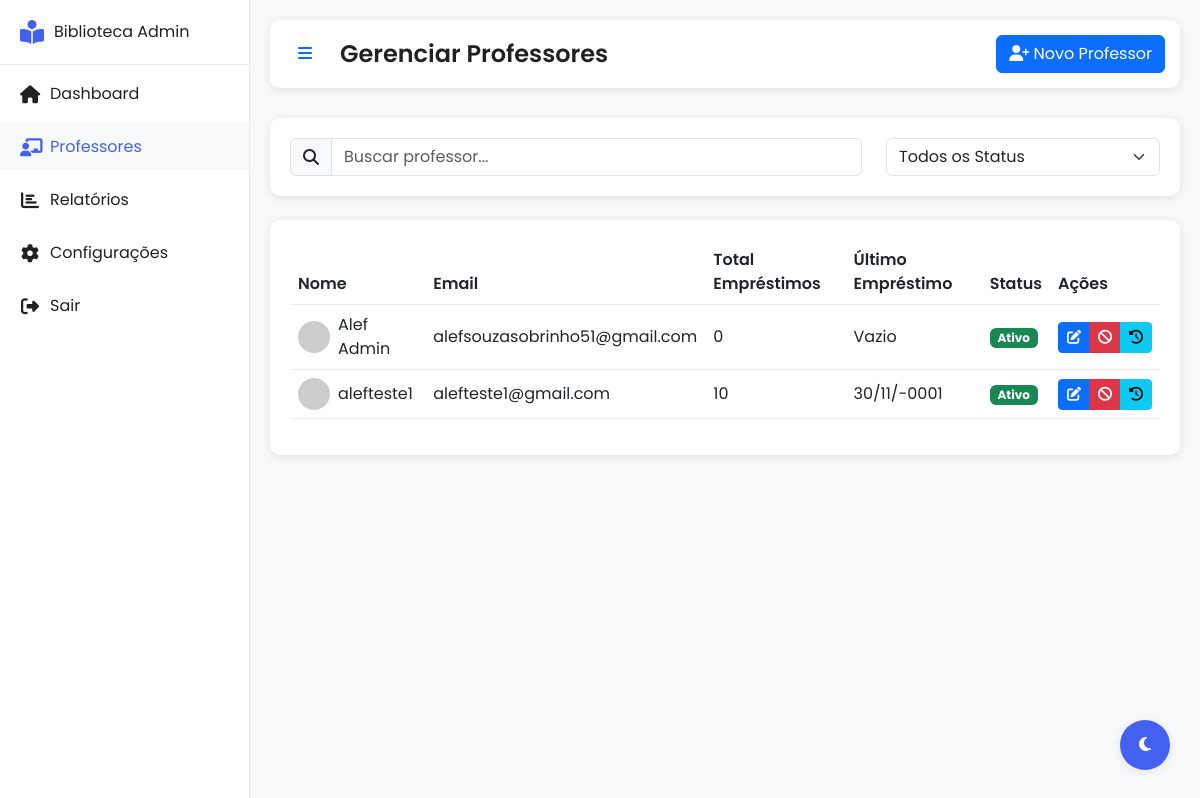
The page /frontend/admin/professores.php (signed in) on the database as committed earlier.
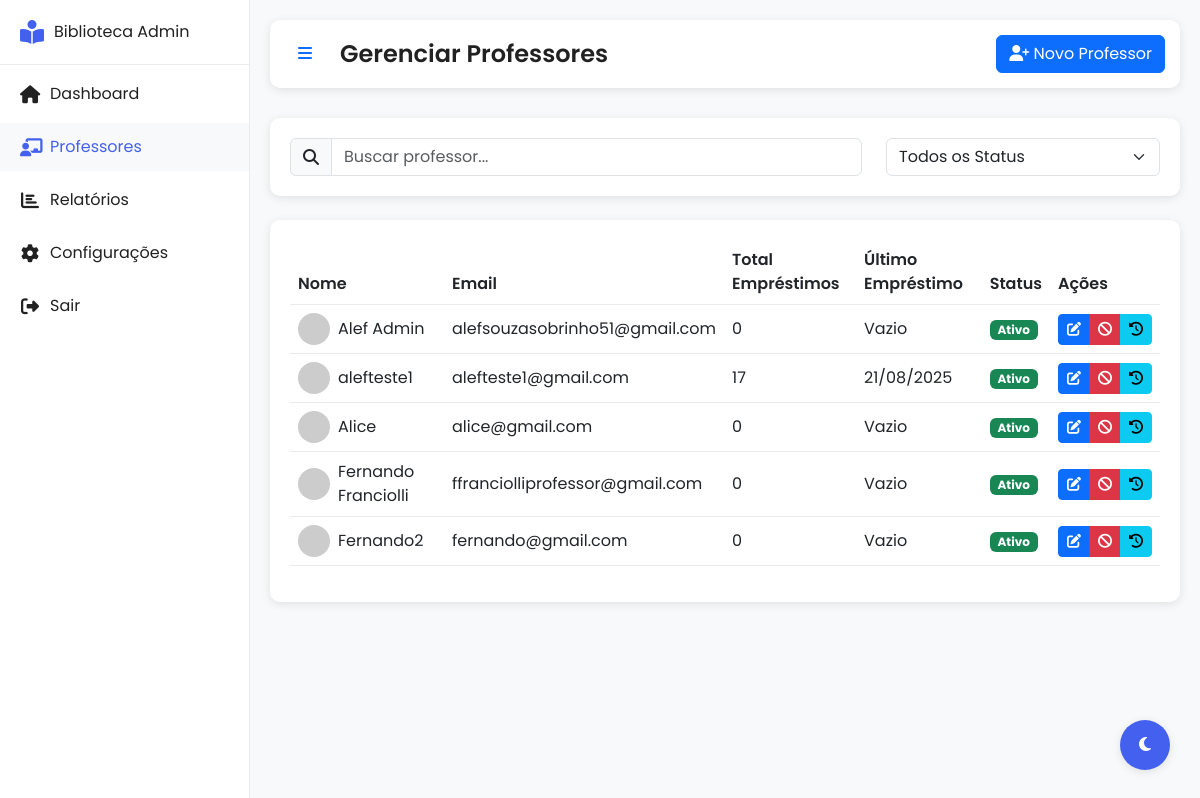
The same page on the database as committed later.
### tables this page shows
CREATE TABLE `professores` (
  `id` int(11) NOT NULL,
  `nome` varchar(100) NOT NULL,
  `email` varchar(100) NOT NULL,
  `cpf` varchar(14) NOT NULL,
  `senha` varchar(255) NOT NULL,
  `data_cadastro` datetime DEFAULT current_timestamp(),
  `ultimo_login` datetime DEFAULT NULL,
  `ativo` tinyint(1) DEFAULT 1,
  `admin` tinyint(1) DEFAULT 0
);

### frontend/admin/professores.php (the view, shortened to what this page needs)
<?php
require_once '../../includes/conn.php';
$stmt = $conn->prepare("
    SELECT
        p.*,
        COUNT(e.id) as total_emprestimos,
        MAX(e.data_emprestimo) as ultimo_emprestimo
    FROM professores p
    LEFT JOIN emprestimos e ON p.id = e.professor_id
    GROUP BY p.id
    ORDER BY p.nome ASC
");
$stmt->execute();
$professores = $stmt->get_result();
?>
<!DOCTYPE html>
<html lang="pt" data-theme="light">
<head>
    <link href="https://cdn.jsdelivr.net/npm/bootstrap@5.3.0/dist/css/bootstrap.min.css" rel="stylesheet">
    <link rel="stylesheet" href="https://cdnjs.cloudflare.com/ajax/libs/font-awesome/6.4.0/css/all.min.css">
    <link rel="stylesheet" href="https://cdn.jsdelivr.net/npm/sweetalert2@11.0.19/dist/sweetalert2.min.css">
    <link rel="stylesheet" href="css/admin.css">
</head>
<body>
    <div class="sidebar">
        <div class="sidebar-header">
            <i class="fas fa-book-reader"></i>
            <span>Biblioteca Admin</span>
        </div>
        <nav class="sidebar-nav">
            <ul>
                <li>
                    <a href="dashboard.php">
                        <i class="fas fa-home"></i>
                        <span>Dashboard</span>
                    </a>
                </li>
                <li class="active">
                    <a href="professores.php">
                        <i class="fas fa-chalkboard-teacher"></i>
                        <span>Professores</span>
                    </a>
                </li>
                <li>
                    <a href="relatorios.php">
                        <i class="fas fa-chart-bar"></i>
                        <span>Relatórios</span>
                    </a>
                </li>
                <li>
                    <a href="configuracoes.php">
                        <i class="fas fa-cog"></i>
                        <span>Configurações</span>
                    </a>
                </li>
                <li>
                    <a href="logout.php">
                        <i class="fas fa-sign-out-alt"></i>
                        <span>Sair</span>
                    </a>
                </li>
            </ul>
        </nav>
    </div>
    <div class="main-content">
        <header class="content-header">
            <div class="header-left">
                <button id="sidebarToggle" class="btn btn-link">
                    <i class="fas fa-bars"></i>
                </button>
                <h1>Gerenciar Professores</h1>
            </div>
            <div class="header-right">
                <button class="btn btn-primary" data-bs-toggle="modal" data-bs-target="#novoProfessorModal">
                    <i class="fas fa-user-plus"></i> Novo Professor
                </button>
            </div>
        </header>
        <div class="card mb-4">
            <div class="card-body">
                <div class="row">
                    <div class="col-md-8">
                        <div class="input-group">
                            <span class="input-group-text">
                                <i class="fas fa-search"></i>
                            </span>
                            <input type="text" class="form-control" id="searchProfessor" placeholder="Buscar professor...">
                        </div>
                    </div>
                    <div class="col-md-4">
                        <select class="form-select" id="filterStatus">
                            <option value="">Todos os Status</option>
                        </select>
                    </div>
                </div>
            </div>
        </div>
        <div class="card">
            <div class="card-body">
                <div class="table-responsive">
                    <table class="table table-hover">
                        <thead>
                            <tr>
                                <th>Nome</th>
                                <th>Email</th>
                                <th>Total Empréstimos</th>
                                <th>Último Empréstimo</th>
                                <th>Status</th>
                                <th>Ações</th>
                            </tr>
                        </thead>
                        <tbody>
                            <?php while ($prof = $professores->fetch_assoc()): ?>
                                <tr>
                                    <td>
                                        <div class="d-flex align-items-center">
                                            <img src="https://ui-avatars.com/api/?name=<?php echo urlencode($prof['nome']); ?>&background=random"
                                                 alt="<?php echo htmlspecialchars($prof['nome']); ?>"
                                                 class="rounded-circle me-2"
                                                 style="width: 32px; height: 32px;">
                                            <?php echo htmlspecialchars($prof['nome']); ?>
                                        </div>
                                    </td>
                                    <td><?php echo htmlspecialchars($prof['email']); ?></td>
                                    <td><?php echo $prof['total_emprestimos']; ?></td>
                                    <td>
                                        <?php
                                        echo $prof['ultimo_emprestimo']
                                            ? date('d/m/Y', strtotime($prof['ultimo_emprestimo']))
                                            : 'Vazio';
                                        ?>
                                    </td>
                                    <td>
                                        <?php if ($prof['ativo']): ?>
                                            <span class="badge bg-success">Ativo</span>
                                        <?php else: ?>
                                            <span class="badge bg-danger">Inativo</span>
                                        <?php endif; ?>
                                    </td>
                                    <td>
                                        <div class="btn-group">
                                            <button class="btn btn-sm btn-primary" onclick="editarProfessor(<?php echo $prof['id']; ?>)">
                                                <i class="fas fa-edit"></i>
                                            </button>
                                            <button class="btn btn-sm btn-<?php echo $prof['ativo'] ? 'danger' : 'success'; ?>"
                                                    onclick="alterarStatus(<?php echo $prof['id']; ?>, <?php echo $prof['ativo']; ?>)">
                                                <i class="fas fa-<?php echo $prof['ativo'] ? 'ban' : 'check'; ?>"></i>
                                            </button>
                                            <button class="btn btn-sm btn-info" onclick="verHistorico(<?php echo $prof['id']; ?>)">
                                                <i class="fas fa-history"></i>
                                            </button>
                                        </div>
                                    </td>
                                </tr>
                            <?php endwhile; ?>
                        </tbody>
                    </table>
                </div>
            </div>
        </div>
    </div>
    <button class="theme-toggle" id="themeToggle">
        <i class="fas fa-moon" id="themeIcon"></i>
    </button>
</body>
</html>

### frontend/admin/css/admin.css (style rules this page uses)
:root { --primary-color: #4361ee; --primary-hover: #3a56d4; --secondary-color: #f0f4f8; --text-color: #212121; --card-bg: #ffffff; --body-bg: #f8f9fa; --sidebar-bg: #ffffff; --sidebar-color: #212121; --sidebar-hover: #f8f9fa; --header-bg: #ffffff; --shadow-color: rgba(0, 0, 0, 0.1); --border-color: #e9ecef; }
body { font-family: 'Poppins', sans-serif; background-color: var(--body-bg); color: var(--text-color); transition: all 0.3s ease; margin: 0; padding: 0; }
.sidebar { position: fixed; left: 0; top: 0; height: 100vh; width: 250px; background-color: var(--sidebar-bg); border-right: 1px solid var(--border-color); transition: all 0.3s ease; z-index: 1000; }
.sidebar-header { padding: 20px; display: flex; align-items: center; gap: 10px; border-bottom: 1px solid var(--border-color); }
.sidebar-header i { font-size: 24px; color: var(--primary-color); }
.sidebar-nav ul { list-style: none; padding: 0; margin: 0; }
.sidebar-nav li { margin: 5px 0; }
.sidebar-nav a { display: flex; align-items: center; padding: 12px 20px; color: var(--sidebar-color); text-decoration: none; transition: all 0.3s ease; gap: 10px; }
.sidebar-nav a:hover, .sidebar-nav li.active a { background-color: var(--sidebar-hover); color: var(--primary-color); }
.sidebar-nav i { font-size: 18px; width: 20px; text-align: center; }
.main-content { margin-left: 250px; padding: 20px; transition: all 0.3s ease; }
.content-header { display: flex; justify-content: space-between; align-items: center; margin-bottom: 30px; padding: 15px; background-color: var(--header-bg); border-radius: 10px; box-shadow: 0 2px 10px var(--shadow-color); }
.header-left { display: flex; align-items: center; gap: 15px; }
.header-left h1 { margin: 0; font-size: 24px; font-weight: 600; }
.card { background-color: var(--card-bg); border: none; border-radius: 10px; box-shadow: 0 2px 10px var(--shadow-color); margin-bottom: 20px; }
.card-body { padding: 20px; }
.table { color: var(--text-color); }
.table th { border-bottom-color: var(--border-color); font-weight: 600; }
.table td { border-bottom-color: var(--border-color); vertical-align: middle; }
.theme-toggle { position: fixed; bottom: 30px; right: 30px; width: 50px; height: 50px; border-radius: 50%; background-color: var(--primary-color); color: white; border: none; box-shadow: 0 2px 10px var(--shadow-color); cursor: pointer; transition: all 0.3s ease; z-index: 1000; }
.stats-card, .card { animation: fadeIn 0.5s ease forwards; }

Rows that differ between the two databases and show on the page:
changed professores "alefteste1": total_emprestimos "10" → "17"; ultimo_emprestimo "30/11/-0001" → "21/08/2025"
added professores: nome "Alice", email "alice@gmail.com", total_emprestimos "0", shows "Vazio", ativo "Ativo"
added professores: nome "Fernando Franciolli", email "ffranciolliprofessor@gmail.com", total_emprestimos "0", shows "Vazio", ativo "Ativo"
added professores: nome "Fernando2", email "fernando@gmail.com", total_emprestimos "0", shows "Vazio", ativo "Ativo"
